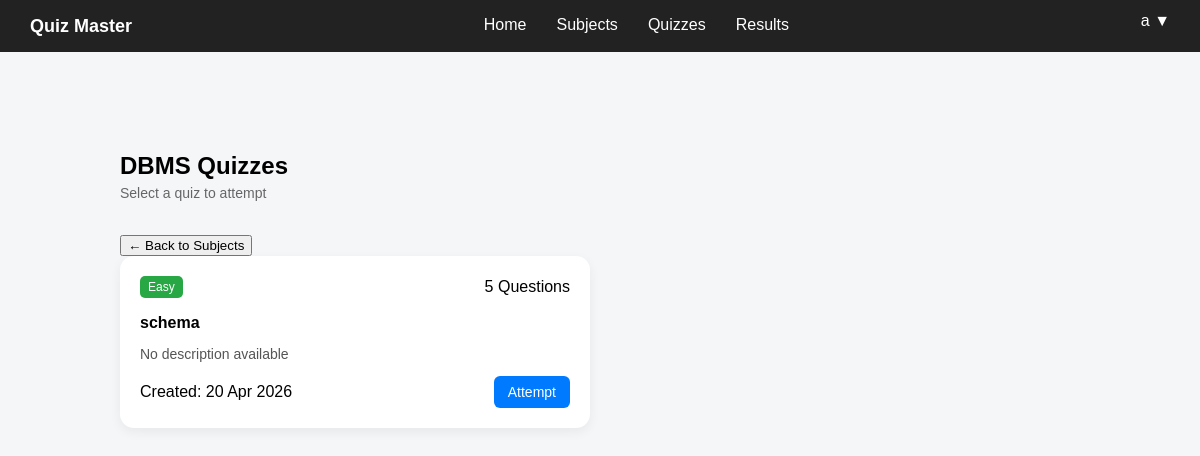
/student/subjects/1/quizzes (signed in), run on the app's committed database.
### controller/models.py (models this page shows)
class Subject(db.Model):
    __tablename__ = "subjects"
    id = db.Column(db.Integer, primary_key=True)
    name = db.Column(db.String(100), nullable=False)
    description = db.Column(db.Text)
    quizzes = db.relationship("Quiz", backref="subject", lazy=True)

class Quiz(db.Model):
    __tablename__ = "quizzes"
    id = db.Column(db.Integer, primary_key=True)
    title = db.Column(db.String(200), nullable=False)
    created_at = db.Column(db.DateTime, default=datetime.utcnow)
    subject_id = db.Column(db.Integer, db.ForeignKey("subjects.id"), nullable=False)
    questions = db.relationship("Question", backref="quiz", lazy=True)
    attempts = db.relationship("Attempt", backref="quiz", lazy=True)

### app.py (the view)
@app.route("/student/subjects/<int:subject_id>/quizzes")
def student_subject_quizzes(subject_id):
    if "user_id" not in session:
        flash("Please login first")
        return redirect(url_for("login"))
    subject = Subject.query.get_or_404(subject_id)
    quizzes = Quiz.query.filter_by(subject_id=subject_id).all()
    return render_template("student_subject_quizzes.html",subject=subject,quizzes=quizzes)

### templates/student_subject_quizzes.html (shortened to what this page needs)
{% extends "base.html" %}
{% block content %}
<div class="container">
    <div class="header">
        <div>
            <h1>{{ subject.name }} Quizzes</h1>
            <p class="subtitle">Select a quiz to attempt</p>
        </div>
    </div>
    <button class="back-btn" onclick="location.href='{{ url_for('student_subjects') }}'">
        ← Back to Subjects
    </button>
    <div class="quiz-grid">
        {% if quizzes %}
        {% for q in quizzes %}
        <div class="quiz-card">
            <div class="quiz-top">
                <span class="tag
                    {% if q.questions|length <= 10 %}easy
                    {% elif q.questions|length <= 15 %}medium
                    {% else %}hard
                    {% endif %}
                ">
                    {% if q.questions|length <= 10 %} Easy {% elif q.questions|length <=15 %} Medium {% else %} Hard {%
                        endif %} </span>
                        <span class="meta">
                            {{ q.questions|length }} Questions
                        </span>
            </div>
            <h3>{{ q.title }}</h3>
            <p>
                {{ q.description if q.description else "No description available" }}
            </p>
            <div class="quiz-bottom">
                <span class="small">
                    Created: {{ q.created_at.strftime('%d %b %Y') }}
                </span>
                <button class="btn attempt" onclick="location.href='{{ url_for('attempt_quiz', quiz_id=q.id) }}'">
                    Attempt
                </button>
            </div>
        </div>
        {% endfor %}
        {% else %}
        <p>No quizzes available.</p>
        {% endif %}
    </div>
</div>
{% endblock %}

### static/css/base.css (style rules this page uses)
body { font-family: Arial, sans-serif; background: #f4f6f8; margin: 0; }
.container { max-width: 1000px; margin: 30px auto; padding: 20px; border-radius: 12px; }
.header { display: flex; justify-content: space-between; align-items: center; margin-bottom: 20px; }
.header h1 { margin: 0; font-size: 24px; }
.subtitle { font-size: 14px; color: #666; margin-top: 5px; }
.tag { padding: 4px 8px; border-radius: 5px; font-size: 12px; color: white; }
.attempt { background: #6f42c1; }
.btn { padding: 8px 14px; border: none; border-radius: 6px; cursor: pointer; font-size: 14px; }
.btn.attempt { background: #007bff; color: white; }
.quiz-grid { display: grid; grid-template-columns: repeat(2, 1fr); gap: 20px; }
.quiz-card { background: white; padding: 20px; border-radius: 14px; box-shadow: 0 4px 12px rgba(0, 0, 0, 0.06); transition: 0.2s; }
.quiz-top { display: flex; justify-content: space-between; align-items: center; margin-bottom: 10px; }
.easy { background: #28a745; }
.quiz-card h3 { font-size: 16px; margin-bottom: 6px; }
.quiz-card p { color: #555; font-size: 14px; margin-bottom: 4px; }
.quiz-bottom { display: flex; justify-content: space-between; align-items: center; margin-top: 14px; }
body { padding-bottom: 80px; }

### data on the page
Subject: name "DBMS"
Quiz: questions|length "5", title "schema", description "No description available", created_at "20 Apr 2026"

### other printed values
{{ session.get('username', 'User') }} "a"
